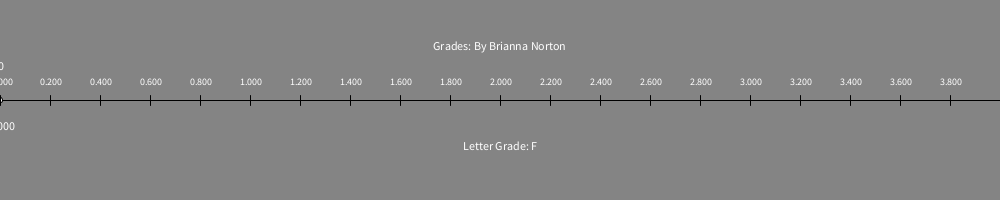
Frame 1 (no input)
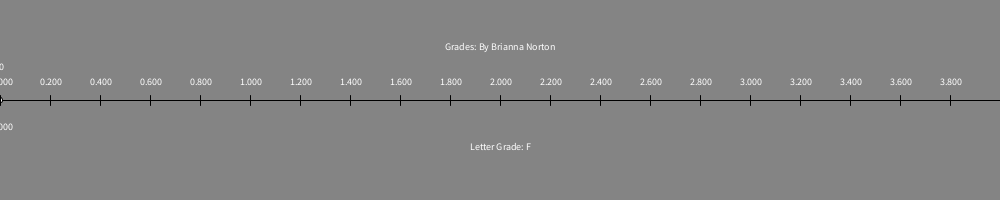
Frame 60 (the mouse pressed at the canvas centre just before this capture)
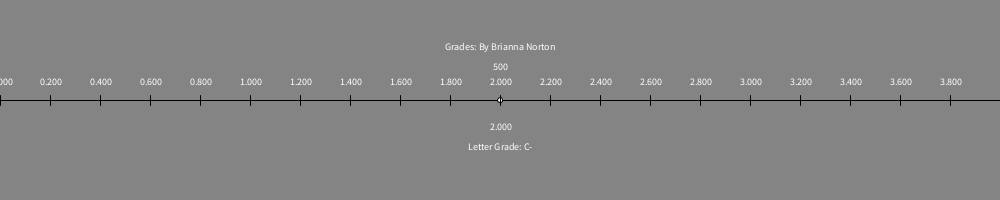
Frame 120 (the mouse held since frame 60 and released just before this capture)

The Processing sketch that drew these frames (run headless with seeded random() and noise(); from frame 60 on, the mouse is pressed at the canvas centre):

// Processing sketch: Grades
// ── Grades.pde
// Brianna Norton 2B | September 20, 2022 | Grades
float val;

void setup() {
  size(1000, 200);
  val = 0.0;
}

void draw() {
  background(132);
  strokeWeight(1);
  //text("2.000", 500, height/2);
  //text("2.400", 600, height/2);
  //text("2.800", 700, height/2);
  //text("3.200", 800, height/2);
  //text("3.600", 900, height/2);
  //text("1.600", 400, height/2);
  //text("1.200", 300, height/2);
  //text("0.800", 200, height/2);
  //text("0.400", 100, height/2);
  //text("0.000", 0, height/2);
  //line(500, 95, 500, height/2);
  //line(300, 95, 300, height/2);
  //line(400, 95, 400, height/2);
  //line(200, 95, 200, height/2);
  //line(600, 95, 600, height/2);
  //line(700, 95, 700, height/2);
  //line(800, 95, 800, height/2);
  //line(900, 95, 900, height/2);
  //line(100, 95, 100, height/2);

  //line(500, 35, 500, height/2);
  //line(300, 35, 300, height/2);
  //line(400, 35, 400, height/2);
  //line(200, 35, 200, height/2);
  //line(600, 35, 600, height/2);
  //line(700, 35, 700, height/2);
  //line(800, 35, 800, height/2);
  //line(900, 35, 900, height/2);
  //line(100, 35, 100, height/2);



  val = mouseX/250.0;
  noCursor();
  line(0, 100, width, 100);
  ellipse(mouseX, 100, 5, 5);
  textAlign(CENTER);
  text(mouseX, mouseX, 70);
  text(val, mouseX, 130);
  text("Letter Grade: " + calcGrade(val), width/2, 150);
  text("Grades: By Brianna Norton", width/2, 50);
  textSize(15);
  for (int i=0; i<width; i+=50) {
    line(i, 95, i, 105);
    textSize(10);
    text(i/250.0, i, 85);
  }
}

String calcGrade(float grade) {
  String letterGrade = "";
  if (grade>3.50) {
    letterGrade = "A";
  } else if (grade >= 3.0) {
    letterGrade =  "A-";
  } else if (grade >= 2.84) {
    letterGrade =  "B+";
  } else if (grade >= 2.67) {
    letterGrade =  "B";
  } else if (grade >= 2.5) {
    letterGrade =  "B-";
  } else if (grade >= 2.34) {
    letterGrade =  "C+";
  } else if (grade >= 2.17) {
    letterGrade =  "C";
  } else if (grade >= 2.0) {
    letterGrade =  "C-";
  } else if (grade >= 1.66) {
    letterGrade =  "D+";
  } else if (grade >= 1.33) {
    letterGrade =  "D";
  } else if (grade >= 1.0) {
    letterGrade =  "D-";
  } else {
    letterGrade =  "F";
  }
  return letterGrade;
}
